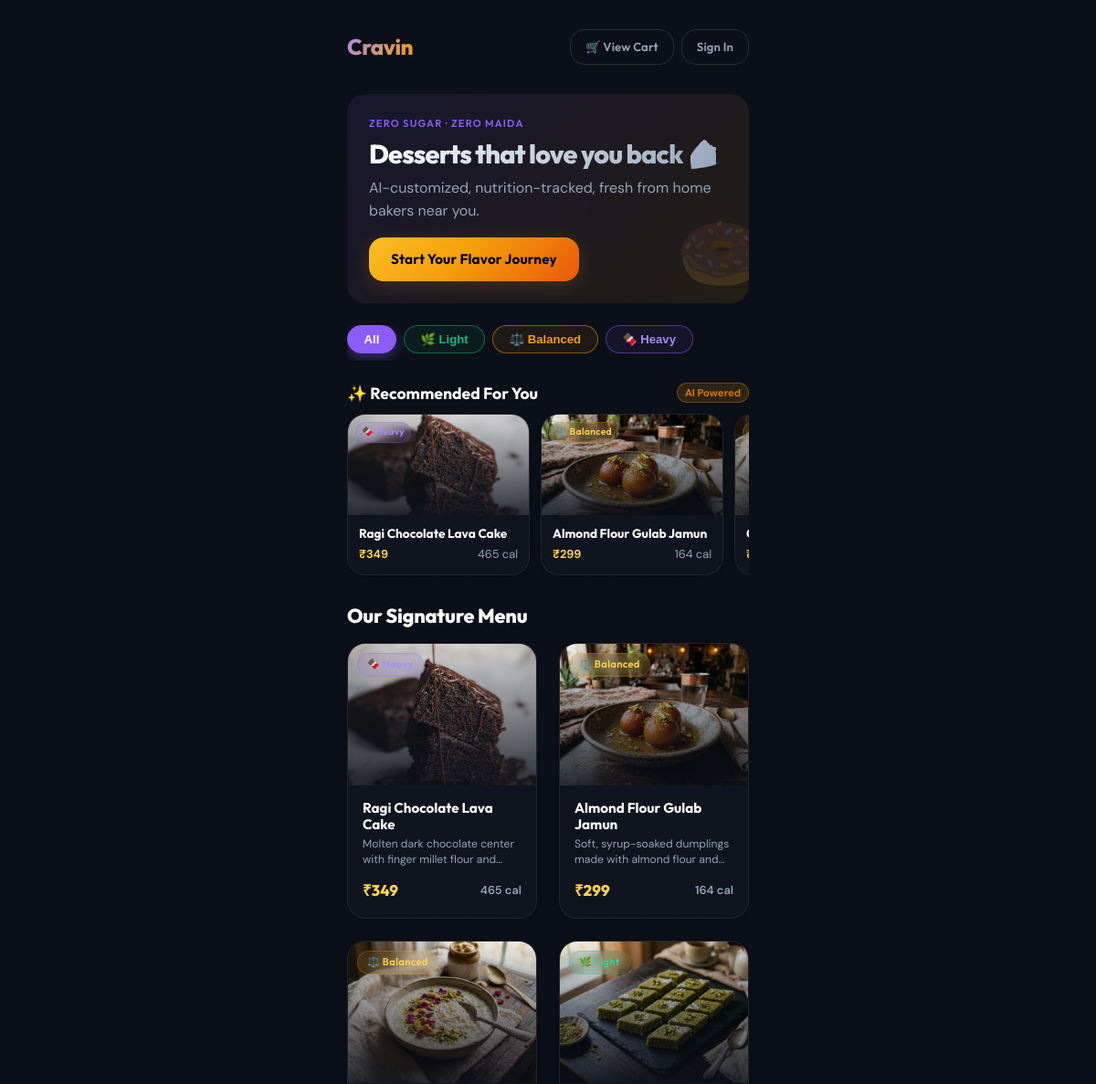
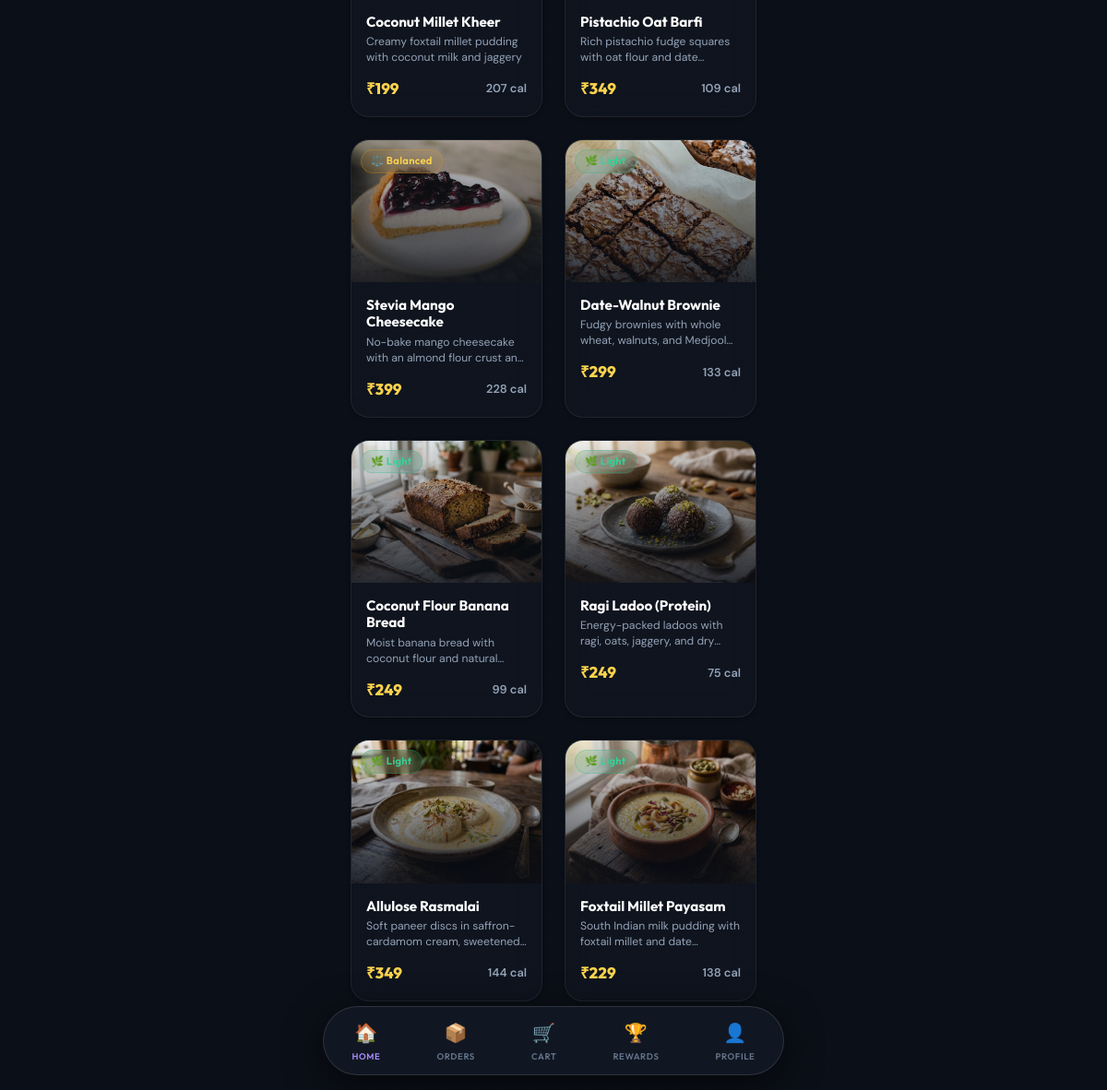
The app's page /app/ with its own data (2 pictures, top to bottom).
### app/models/dessert.py (models this page shows, shortened)
class Dessert(Base):
    __tablename__ = "desserts"
    id: Mapped[str] = mapped_column(String(36), primary_key=True, default=lambda: str(uuid.uuid4()))
    name: Mapped[str] = mapped_column(String(200))
    description: Mapped[str] = mapped_column(Text, default="")
    short_description: Mapped[str] = mapped_column(String(300), default="")
    image_url: Mapped[str | None] = mapped_column(String(500), nullable=True)
    base_ingredients: Mapped[list] = mapped_column(JSON, default=list)
    recipe_steps: Mapped[list] = mapped_column(JSON, default=list)
    serving_size_g: Mapped[float] = mapped_column(Float, default=100.0)
    servings_per_recipe: Mapped[int] = mapped_column(Integer, default=1)
    calories: Mapped[float] = mapped_column(Float, default=0.0)
    protein_g: Mapped[float] = mapped_column(Float, default=0.0)
    carbs_g: Mapped[float] = mapped_column(Float, default=0.0)
    fat_g: Mapped[float] = mapped_column(Float, default=0.0)
    fiber_g: Mapped[float] = mapped_column(Float, default=0.0)
    sugar_equivalent_g: Mapped[float] = mapped_column(Float, default=0.0)
    full_nutrition: Mapped[dict | None] = mapped_column(JSON, nullable=True)
    tag: Mapped[str] = mapped_column(String(20), default="balanced")  # light, balanced, heavy
    allergens: Mapped[list] = mapped_column(JSON, default=list)  # ["nuts", "dairy", "gluten"]
    dietary_flags: Mapped[list] = mapped_column(JSON, default=list)  # ["vegan", "eggless", "gluten-free"]
    price: Mapped[float] = mapped_column(Float, default=0.0)  # INR
    is_ai_generated: Mapped[bool] = mapped_column(Boolean, default=False)
    ai_generation_prompt: Mapped[str | None] = mapped_column(Text, nullable=True)
    approval_status: Mapped[str] = mapped_column(String(20), default="approved")
    approved_by: Mapped[str | None] = mapped_column(String(36), nullable=True)
    baker_id: Mapped[str | None] = mapped_column(String(36), ForeignKey("bakers.id"), nullable=True)
    is_active: Mapped[bool] = mapped_column(Boolean, default=True)
    is_signature: Mapped[bool] = mapped_column(Boolean, default=False)  # platform signature items
    order_count: Mapped[int] = mapped_column(Integer, default=0)
    created_at: Mapped[datetime] = mapped_column(DateTime, default=datetime.utcnow)
    updated_at: Mapped[datetime] = mapped_column(DateTime, default=datetime.utcnow, onupdate=datetime.utcnow)
    baker: Mapped["Baker | None"] = relationship("Baker", back_populates="desserts", lazy="selectin")
    ingredients: Mapped[list["DessertIngredient"]] = relationship("DessertIngredient", back_populates="dessert", lazy="selectin")
    modifiers: Mapped[list["DessertModifier"]] = relationship("DessertModifier", back_populates="dessert", lazy="selectin")

### app/main.py (the view)
@app.get("/app/", response_class=HTMLResponse)
async def customer_home(request: Request, db: AsyncSession = Depends(get_db)):
    user = await get_template_user(request, db)
    result = await db.execute(
        select(Dessert).where(Dessert.is_active == True, Dessert.approval_status == "approved")
        .order_by(Dessert.order_count.desc())
    )
    desserts = result.scalars().all()
    from app.services.recommendation import get_recommendations
    recommended = await get_recommendations(
        user_id=user["id"] if user else None,
        db=db,
        context={"time": "evening", "weather": "warm"},
        limit=4,
    )
    return TR(request, "customer/home.html", {
        "user": user,
        "desserts": desserts,
        "recommended": recommended,
        "featured": desserts[:3] if desserts else [],
    })

### app/templates/customer/home.html (shortened to what this page needs)
{% extends "base.html" %}
{% block content %}
<div class="page-content">
    <div class="top-bar">
        <div class="logo">Crav<span style="color: var(--honey);">in</span></div>
        <div class="flex items-center gap-2">
            <a href="/app/cart" class="btn btn-outline btn-sm" style="position: relative; display: inline-flex; align-items: center; gap: 6px;">
                <span>🛒 View Cart</span>
            </a>
            {% if user %}
            <a href="/app/profile" class="btn btn-ghost btn-icon" title="Profile">👤</a>
            {% else %}
            <a href="/app/login" class="btn btn-outline btn-sm">Sign In</a>
            {% endif %}
        </div>
    </div>
    <div class="hero-section mb-6" style="background: linear-gradient(135deg, var(--jamun-bg) 0%, var(--honey-bg) 100%); border-radius: var(--radius-xl); padding: var(--space-6); position: relative; overflow: hidden;">
        <div style="position: relative; z-index: 1;">
            <p class="text-label mb-2" style="color: var(--jamun);">Zero Sugar · Zero Maida</p>
            <h1 class="text-display mb-2" style="font-size: 1.8rem;">Desserts that love you back 🍰</h1>
            <p class="text-subtitle mb-4">AI-customized, nutrition-tracked, fresh from home bakers near you.</p>
            {% if not user %}
            <a href="/app/register" class="btn btn-primary">Start Your Flavor Journey</a>
            {% elif not user.onboarding_complete %}
            <a href="/app/onboarding" class="btn btn-primary">Take the Flavor DNA Quiz 🧬</a>
            {% endif %}
        </div>
        <div style="position: absolute; right: -20px; bottom: -10px; font-size: 5rem; opacity: 0.15;">🍩</div>
    </div>
    <div class="filter-container">
        <button type="button" class="filter-btn active" data-tag="all" onclick="filterDesserts('all', this)">All</button>
        <button type="button" class="filter-btn" data-tag="light" onclick="filterDesserts('light', this)">🌿 Light</button>
        <button type="button" class="filter-btn" data-tag="balanced" onclick="filterDesserts('balanced', this)">⚖️ Balanced</button>
        <button type="button" class="filter-btn" data-tag="heavy" onclick="filterDesserts('heavy', this)">🍫 Heavy</button>
    </div>
    {% if recommended %}
    <div class="mb-6">
        <div class="flex items-center justify-between mb-3">
            <h3 style="font-size: 1.1rem; font-weight: 700;">✨ Recommended For You</h3>
            <span class="badge" style="background: rgba(245, 158, 11, 0.15); color: var(--honey-dark); font-size: 0.7rem; border: 1px solid rgba(245, 158, 11, 0.3);">AI Powered</span>
        </div>
        <div style="display: flex; gap: var(--space-3); overflow-x: auto; padding-bottom: var(--space-2); scroll-snap-type: x mandatory;">
            {% for dessert in recommended %}
            <a href="/app/dessert/{{ dessert.id }}" class="card" style="min-width: 200px; max-width: 200px; flex-shrink: 0; scroll-snap-align: start; text-decoration: none; color: inherit; border-radius: var(--radius-xl); background: var(--bg-surface-glass); border: 1px solid var(--border-subtle); overflow: hidden;">
                <div class="card-img-container" style="height: 110px; width: 100%; position: relative; background: #18202F;">
                    {% if dessert.image_url %}
                    <img src="{{ dessert.image_url }}" alt="{{ dessert.name }}" loading="lazy" class="food-img" style="width: 100%; height: 100%; object-fit: cover;">
                    {% else %}
                    <div style="width: 100%; height: 100%; display: flex; align-items: center; justify-content: center; font-size: 2.5rem;">🍰</div>
                    {% endif %}
                    <span class="tag tag-{{ dessert.tag }}" style="position: absolute; top: 8px; left: 8px; font-size: 0.65rem; padding: 2px 6px; z-index: 2; backdrop-filter: blur(8px);">
                        {% if dessert.tag == 'light' %}🌿 Light{% elif dessert.tag == 'heavy' %}🍫 Heavy{% else %}⚖️ Balanced{% endif %}
                    </span>
                </div>
                <div style="padding: var(--space-3);">
                    <h5 style="font-size: 0.85rem; font-weight: 700; color: #FFFFFF; margin-bottom: 4px; white-space: nowrap; overflow: hidden; text-overflow: ellipsis;">{{ dessert.name }}</h5>
                    <div class="flex items-center justify-between" style="font-size: 0.8rem;">
                        <span class="price" style="font-weight: 700; color: var(--honey-light);">₹{{ dessert.price|int }}</span>
                        <span class="calories" style="color: var(--text-secondary);">{{ dessert.calories|int }} cal</span>
                    </div>
                </div>
            </a>
            {% endfor %}
        </div>
    </div>
    {% endif %}
    <h2 class="mb-4" style="color: #FFFFFF; font-size: 1.35rem; font-weight: 800;">Our Signature Menu</h2>
    <div class="grid-2 stagger" id="dessert-grid">
        {% for dessert in desserts %}
        <a href="/app/dessert/{{ dessert.id }}" class="card dessert-card animate-fade-in-up" data-tag="{{ dessert.tag }}" style="text-decoration: none; color: inherit; border: 1px solid var(--border-subtle); background: var(--bg-surface-glass); border-radius: var(--radius-xl); overflow: hidden;">
            <div class="card-img-container" style="width: 100%; aspect-ratio: 4/3; position: relative; overflow: hidden; background: #18202F;">
                {% if dessert.image_url %}
                <img src="{{ dessert.image_url }}" alt="{{ dessert.name }}" loading="lazy" class="food-img" style="width: 100%; height: 100%; object-fit: cover;">
                {% else %}
                <div style="width: 100%; height: 100%; display: flex; align-items: center; justify-content: center; font-size: 3.5rem;">🍰</div>
                {% endif %}
                <span class="tag tag-{{ dessert.tag }}" style="position: absolute; top: 10px; left: 10px; z-index: 2; backdrop-filter: blur(8px); font-size: 0.7rem;">
                    {% if dessert.tag == 'light' %}🌿 Light{% elif dessert.tag == 'heavy' %}🍫 Heavy{% else %}⚖️ Balanced{% endif %}
                </span>
            </div>
            <div class="card-body" style="padding: var(--space-4);">
                <h4 style="font-size: 0.95rem; font-weight: 700; color: #FFFFFF; margin-bottom: var(--space-1);">{{ dessert.name }}</h4>
                <p style="font-size: 0.76rem; color: var(--text-secondary); margin-bottom: var(--space-3); line-height: 1.4; display: -webkit-box; -webkit-line-clamp: 2; -webkit-box-orient: vertical; overflow: hidden;">{{ dessert.short_description }}</p>
                <div class="flex items-center justify-between">
                    <span class="price" style="font-size: 1.05rem; font-weight: 800; color: var(--honey-light);">₹{{ dessert.price|int }}</span>
                    <span class="calories" style="font-size: 0.8rem; font-weight: 600; color: var(--text-secondary);">{{ dessert.calories|int }} cal</span>
                </div>
            </div>
        </a>
        {% endfor %}
    </div>
</div>
{% endblock %}
{% block nav %}
<nav class="bottom-nav">
    <a href="/app/" class="active">
        <span class="nav-icon">🏠</span>
        <span>Home</span>
    </a>
    <a href="/app/orders">
        <span class="nav-icon">📦</span>
        <span>Orders</span>
    </a>
    <a href="/app/cart" style="position: relative;">
        <span class="nav-icon">🛒</span>
        <span>Cart</span>
    </a>
    <a href="/app/rewards">
        <span class="nav-icon">🏆</span>
        <span>Rewards</span>
    </a>
    <a href="/app/profile">
        <span class="nav-icon">👤</span>
        <span>Profile</span>
    </a>
</nav>
{% endblock %}

### app/templates/base.html (shortened to what this page needs)
<!DOCTYPE html>
<html lang="en">
<head>
    <link rel="stylesheet" href="/static/css/design-system.css">
</head>
<body>
    {% block body %}
    <div class="page">
        <div class="container">
            {% block content %}{% endblock %}
        </div>
    </div>
    {% endblock %}
    {% block nav %}{% endblock %}
</body>
</html>

### app/templates/base.html (style rules this page uses)
.page-content { animation: fadeInUp 0.4s cubic-bezier(0.16, 1, 0.3, 1); }

### app/templates/customer/home.html (style rules this page uses)
.filter-container { display: flex; gap: 0.5rem; margin-bottom: 1.5rem; overflow-x: auto; padding-bottom: 0.5rem; -webkit-overflow-scrolling: touch; }
.filter-btn { padding: 0.45rem 1.1rem; border-radius: 9999px; font-size: 0.82rem; font-weight: 600; cursor: pointer; outline: none !important; -webkit-tap-highlight-color: transparent; transition: all 0.2s cubic-bezier(0.4, 0, 0.2, 1); display: inline-flex; align-items: center; gap: 0.35rem; white-space: nowrap; user-select: none; background: rgba(255, 255, 255, 0.04); color: var(--text-secondary); border: 1px solid rgba(255, 255, 255, 0.12); }
.filter-btn[data-tag="all"] { border-color: rgba(139, 92, 246, 0.3); color: #E2E8F0; }
.filter-btn[data-tag="all"].active { background: #8B5CF6 !important; color: #FFFFFF !important; border-color: #8B5CF6 !important; box-shadow: 0 4px 14px rgba(139, 92, 246, 0.4); }
.filter-btn[data-tag="light"] { background: rgba(16, 185, 129, 0.08); color: #10B981; border: 1px solid rgba(16, 185, 129, 0.5); }
.filter-btn[data-tag="balanced"] { background: rgba(245, 158, 11, 0.08); color: #F59E0B; border: 1px solid rgba(245, 158, 11, 0.5); }
.filter-btn[data-tag="heavy"] { background: rgba(139, 92, 246, 0.08); color: #A78BFA; border: 1px solid rgba(139, 92, 246, 0.5); }

### records on screen
Dessert: image_url (picture), tag "🍫 Heavy", name "Ragi Chocolate Lava Cake", price "349", calories "465", short_description "Molten dark chocolate center with finger millet flour…"
Dessert: image_url (picture), tag "⚖️ Balanced", name "Almond Flour Gulab Jamun", price "299", calories "164", short_description "Soft, syrup-soaked dumplings made with almond flour…"
Dessert: image_url (picture), tag "⚖️ Balanced", name "Coconut Millet Kheer", short_description "Creamy foxtail millet pudding with coconut milk and jaggery", price "199", calories "207"
Dessert: image_url (picture), tag "🌿 Light", name "Pistachio Oat Barfi", short_description "Rich pistachio fudge squares with oat flour and…", price "349", calories "109"
Dessert: image_url (picture), tag "⚖️ Balanced", name "Stevia Mango Cheesecake", short_description "No-bake mango cheesecake with an almond flour crust…", price "399", calories "228"
Dessert: image_url (picture), tag "🌿 Light", name "Date-Walnut Brownie", short_description "Fudgy brownies with whole wheat, walnuts, and…", price "299", calories "133"
Dessert: image_url (picture), tag "🌿 Light", name "Coconut Flour Banana Bread", short_description "Moist banana bread with coconut flour and…", price "249", calories "99"
Dessert: image_url (picture), tag "🌿 Light", name "Ragi Ladoo (Protein)", short_description "Energy-packed ladoos with ragi, oats, jaggery, and…", price "249", calories "75"
Dessert: image_url (picture), tag "🌿 Light", name "Allulose Rasmalai", short_description "Soft paneer discs in saffron-cardamom cream,…", price "349", calories "144"
Dessert: image_url (picture), tag "🌿 Light", name "Foxtail Millet Payasam", short_description "South Indian milk pudding with foxtail millet and…", price "229", calories "138"
